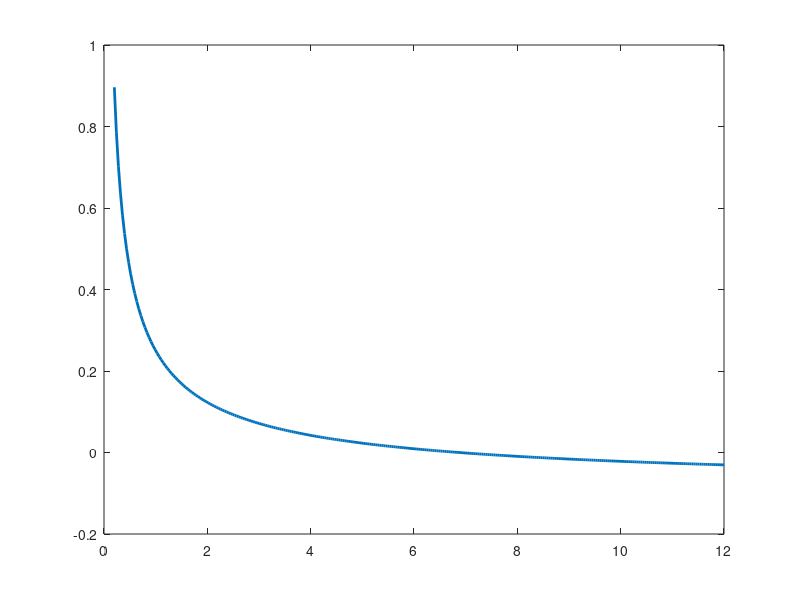

MATLAB code for this plot: (Note: this script raises an error after producing the figure.)
%[text] # Lecture 5: Investment and Capital Accumulation in MATLAB
%[text] **Companion to Lecture 5, 2026/2027.** This live script uses the two-period models from the lecture to study investment, capital demand, general equilibrium, productivity shocks, and the role of the intertemporal elasticity of substitution (IES).
%[text] Open this plain-text `.m` file in MATLAB's **Live Editor** and run the sections in order. It uses only base MATLAB.
%[text] The emphasis is on economic interpretation. Before running each comparative-static section, write down your prediction.
%
%[text] ## Learning goals
%[text] By the end of this exercise you should be able to:
%[text] - compute optimal investment in partial equilibrium;
%[text] - plot the capital-demand curve;
%[text] - compute the competitive-equilibrium allocation of the two-period economy;
%[text] - study productivity shocks numerically;
%[text] - understand why the response of investment to future productivity depends on the IES;
%[text] - solve the equilibrium numerically with `fzero`, without using the closed-form solution.

clear
clc
close all

%%
%[text] # 1. Investment in partial equilibrium
%[text] A representative firm produces with capital:
%[text] $Y_t=A_tF(K_t),\qquad F(K)=K^\alpha,\qquad 0<\alpha<1.$
%[text] Period-1 capital $K_1$ is predetermined. Capital evolves according to
%[text] $K_2=I_1+(1-d)K_1.$
%[text] The firm chooses $K_2$ to maximize the present discounted value of profits. The optimality condition is
%[text] $A_2F'(K_2)=r_1+d.$
%[text] With $F(K)=K^\alpha$,
%[text] $\alpha A_2K_2^{\alpha-1}=r_1+d,$
%[text] so optimal capital is
%[text] $K_2^\*=\left(\frac{\alpha A_2}{r_1+d}\right)^{1/(1-\alpha)}.$
%[text] Investment is then
%[text] $I_1^\*=K_2^\*-(1-d)K_1.$

% Parameters
alpha = 0.35;
A2 = 1.00;
r1 = 0.04;
d = 0.10;
K1 = 5;

% Optimal capital and investment
K2_star = (alpha * A2 / (r1 + d))^(1 / (1 - alpha));
I1_star = K2_star - (1 - d) * K1;

fprintf('PARTIAL EQUILIBRIUM\n')
fprintf('Optimal K2 = %.4f\n', K2_star)
fprintf('Optimal I1 = %.4f\n\n', I1_star)

%[text] **Question 1.** What happens to optimal capital and investment if the interest rate rises? What happens if future productivity $A_2$ rises? Explain using the marginal benefit and marginal cost of capital.

%%
%[text] ## 1.1 Plot the capital-demand curve
%[text] Rearranging the firm's optimality condition gives the capital-demand curve in $(K_2,r_1)$ space:
%[text] $r_1(K_2)=\alpha A_2K_2^{\alpha-1}-d.$
%[text] Because the marginal product of capital is diminishing, the curve slopes downward.

K2_grid = linspace(0.2, 12, 300);
r_demand = alpha * A2 .* K2_grid.^(alpha - 1) - d;

figure('Color', 'w')
plot(K2_grid, r_demand, 'LineWidth', 2)
yline(0, ':')
xlabel('Capital next period, K_2')
ylabel('Real interest rate, r_1')
title('Capital demand')
grid on

%[text] **Question 2.** Why does the capital-demand curve slope downward?
%[text] **Try it.** Change `A2` above from 1 to 1.2 and rerun this section. Does the curve shift in the direction you predicted?

%%
%[text] ## 1.2 Capital demand at different productivity levels
%[text] The next figure compares the demand curve for three values of future productivity.

A2_values = [0.8, 1.0, 1.2];

figure('Color', 'w')
hold on

for j = 1:length(A2_values)
    A2_j = A2_values(j);
    r_j = alpha * A2_j .* K2_grid.^(alpha - 1) - d;
    plot(K2_grid, r_j, 'LineWidth', 2, ...
        'DisplayName', sprintf('A_2 = %.1f', A2_j))
end

hold off
xlabel('Capital next period, K_2')
ylabel('Real interest rate, r_1')
title('Future productivity and capital demand')
legend('Location', 'best')
grid on

%[text] **Question 3.** Give an economic interpretation of the shift in capital demand when $A_2$ changes.

%%
%[text] # 2. Dynamic general equilibrium with capital accumulation
%[text] We now use the general-equilibrium model from Lecture 5. Production is linear:
%[text] $Y_t=A_tK_t.$
%[text] Depreciation is complete, so
%[text] $K_2=I_1.$
%[text] Preferences are CRRA:
%[text] $U(C_1)+\beta U(C_2),\qquad U(C)=\frac{C^{1-\sigma}-1}{1-\sigma}.$
%[text] The competitive equilibrium satisfies
%[text] $\frac{C_2}{C_1}=[\beta(1+r_1)]^{1/\sigma},$
%[text] $C_1+I_1=A_1K_1,$
%[text] $C_2=A_2K_2,$
%[text] $K_2=I_1,$
%[text] $1+r_1=A_2.$
%[text] The lecture derives the endogenous saving rate
%[text] $s(A_2)=\frac{1}{1+\left(\frac{1}{\beta A_2}\right)^{1/\sigma}A_2},$
%[text] and therefore
%[text] $I_1=s(A_2)Y_1,\qquad C_1=[1-s(A_2)]Y_1.$

% Baseline parameters
A1 = 1.00;
A2 = 1.05;
K1 = 1.00;
beta = 0.96;
sigma = 2.00;

% Current output
Y1 = A1 * K1;

% Endogenous saving rate
s = 1 / (1 + (1 / (beta * A2))^(1 / sigma) * A2);

% Equilibrium allocation
I1 = s * Y1;
K2 = I1;
C1 = (1 - s) * Y1;
Y2 = A2 * K2;
C2 = Y2;
r1 = A2 - 1;

equilibrium = table(C1, C2, I1, K2, Y1, Y2, r1, s, ...
    'VariableNames', {'C1','C2','I1','K2','Y1','Y2','r1','SavingRate'});
disp(equilibrium)

% Check the equilibrium conditions numerically
goods1_residual = C1 + I1 - Y1;
goods2_residual = C2 - Y2;
euler_residual = C2 / C1 - (beta * (1 + r1))^(1 / sigma);

fprintf('Equilibrium checks\n')
fprintf('Period-1 goods market residual = %.2e\n', goods1_residual)
fprintf('Period-2 goods market residual = %.2e\n', goods2_residual)
fprintf('Euler equation residual         = %.2e\n\n', euler_residual)

%[text] **Question 4.** Which equilibrium variable is pinned down directly by the firm's optimality condition? Which variables are then pinned down by household optimality and market clearing?

%%
%[text] # 3. A current productivity shock: changing A_1
%[text] We first vary current productivity $A_1$, keeping $A_2$, $\beta$, $\sigma$, and $K_1$ fixed.
%[text] **Before running the code:** predict what happens to $Y_1$, $C_1$, $I_1$, and $Y_2$ when $A_1$ rises.

A1_grid = linspace(0.7, 1.3, 100);

% The saving rate does not depend on A1
s_A1 = 1 / (1 + (1 / (beta * A2))^(1 / sigma) * A2);

Y1_A1 = A1_grid * K1;
I1_A1 = s_A1 * Y1_A1;
C1_A1 = (1 - s_A1) * Y1_A1;
Y2_A1 = A2 * I1_A1;

figure('Color', 'w')
plot(A1_grid, Y1_A1, 'LineWidth', 2)
hold on
plot(A1_grid, C1_A1, 'LineWidth', 2)
plot(A1_grid, I1_A1, 'LineWidth', 2)
plot(A1_grid, Y2_A1, 'LineWidth', 2)
hold off
xlabel('Current productivity, A_1')
ylabel('Equilibrium quantity')
title('Current productivity shock')
legend('Y_1', 'C_1', 'I_1', 'Y_2', 'Location', 'best')
grid on

%[text] **Question 5.** Are the responses proportional to $A_1$? Why does the saving rate remain unchanged?
%[text] **Economic interpretation:** a change in $A_1$ changes the total resources available today. The economy allocates those resources between current consumption and investment using the same saving rate.

%%
%[text] # 4. Future productivity and the IES
%[text] This is the central comparative-static exercise.
%[text] The intertemporal elasticity of substitution is
%[text] $\mathrm{IES}=1/\sigma.$
%[text] We vary future productivity $A_2$ and compare three values of $\sigma$:
%[text] - $\sigma=0.5$ gives IES $=2$;
%[text] - $\sigma=1$ gives log utility and IES $=1$;
%[text] - $\sigma=2$ gives IES $=0.5$.
%[text] **Before running the code:** for each value of $\sigma$, predict whether investment rises or falls when $A_2$ rises.

A2_grid = linspace(0.7, 1.3, 150);
sigma_values = [0.5, 1, 2];

Y1 = A1 * K1;

figure('Color', 'w')
hold on

for j = 1:length(sigma_values)
    sigma_j = sigma_values(j);

    s_grid = 1 ./ ...
        (1 + (1 ./ (beta .* A2_grid)).^(1 / sigma_j) .* A2_grid);

    I1_grid = s_grid * Y1;

    plot(A2_grid, I1_grid, 'LineWidth', 2, ...
        'DisplayName', sprintf('\\sigma = %.1f, IES = %.1f', ...
        sigma_j, 1 / sigma_j))
end

hold off
xlabel('Future productivity, A_2')
ylabel('Investment, I_1')
title('Future productivity, investment, and the IES')
legend('Location', 'best')
grid on

%[text] **Question 6.** Describe the three curves.
%[text] 1. What happens when $\sigma<1$?
%[text] 2. What happens when $\sigma=1$?
%[text] 3. What happens when $\sigma>1$?
%[text] **Question 7.** For the Lecture 5 case $\sigma>1$, explain why lower future productivity can lead to *higher* investment today even though the return on investment has fallen. Your explanation should use consumption smoothing.

%%
%[text] ## 4.1 The saving rate itself
%[text] The same mechanism can be seen directly by plotting $s(A_2)$.

figure('Color', 'w')
hold on

for j = 1:length(sigma_values)
    sigma_j = sigma_values(j);

    s_grid = 1 ./ ...
        (1 + (1 ./ (beta .* A2_grid)).^(1 / sigma_j) .* A2_grid);

    plot(A2_grid, s_grid, 'LineWidth', 2, ...
        'DisplayName', sprintf('\\sigma = %.1f', sigma_j))
end

hold off
xlabel('Future productivity, A_2')
ylabel('Saving rate, s(A_2)')
title('The endogenous saving rate')
legend('Location', 'best')
grid on

%[text] **Question 8.** In the Solow model the saving rate is exogenous. Here it is endogenous. Which preference and technology parameters determine it?

%%
%[text] # 5. Solve the equilibrium numerically with fzero
%[text] In simple models we often have a closed-form solution. In larger macroeconomic models we usually do not.
%[text] We now solve exactly the same equilibrium numerically.
%[text] Use
%[text] $C_1=Y_1-I_1,\qquad C_2=A_2I_1,\qquad 1+r_1=A_2.$
%[text] Substitute these expressions into the Euler equation:
%[text] $\frac{A_2I_1}{Y_1-I_1}=(\beta A_2)^{1/\sigma}.$
%[text] Define the difference between the two sides as a function of $I_1$ and find the value that makes the difference equal to zero.

% Restore the baseline parameters
A1 = 1.00;
A2 = 1.05;
K1 = 1.00;
beta = 0.96;
sigma = 2.00;

Y1 = A1 * K1;

% Equation whose root is equilibrium investment
investment_residual = @(I) ...
    A2 .* I ./ (Y1 - I) - (beta * A2)^(1 / sigma);

% Consumption must be positive, so equilibrium investment lies between 0 and Y1
I_lo = 1e-8;
I_hi = Y1 - 1e-8;

I1_numerical = fzero(investment_residual, [I_lo, I_hi]);

% Recover the remaining equilibrium quantities
K2_numerical = I1_numerical;
C1_numerical = Y1 - I1_numerical;
Y2_numerical = A2 * K2_numerical;
C2_numerical = Y2_numerical;
r1_numerical = A2 - 1;

% Closed-form investment for comparison
s_closed = 1 / (1 + (1 / (beta * A2))^(1 / sigma) * A2);
I1_closed = s_closed * Y1;

fprintf('NUMERICAL EQUILIBRIUM\n')
fprintf('I1 from fzero       = %.10f\n', I1_numerical)
fprintf('I1 from closed form = %.10f\n', I1_closed)
fprintf('Difference          = %.2e\n', I1_numerical - I1_closed)
fprintf('Euler residual      = %.2e\n\n', investment_residual(I1_numerical))

%[text] **Question 9.** Why is the interval $(0,Y_1)$ a natural search interval for `fzero`?
%[text] **Question 10.** Why is this numerical method useful even though this particular model has a closed-form solution?

%%
%[text] # 6. Optional challenge: diminishing returns to capital
%[text] Replace the linear technology by
%[text] $Y_t=A_tK_t^\alpha,\qquad 0<\alpha<1,$
%[text] while keeping full depreciation. The planner (and competitive equilibrium allocation) satisfies
%[text] $C_1+K_2=A_1K_1^\alpha,$
%[text] $C_2=A_2K_2^\alpha,$
%[text] and the Euler equation
%[text] $U'(C_1)=\beta A_2\alpha K_2^{\alpha-1}U'(C_2).$
%[text] There is no need to derive a closed-form solution. Solve for $K_2$ using `fzero`.

alpha = 0.35;
A1 = 1.00;
A2 = 1.05;
K1 = 1.00;
beta = 0.96;
sigma = 2.00;

Y1 = A1 * K1^alpha;

euler_K2 = @(K2) ...
    (Y1 - K2).^(-sigma) ...
    - beta * A2 * alpha .* K2.^(alpha - 1) ...
    .* (A2 .* K2.^alpha).^(-sigma);

K2_lo = 1e-6;
K2_hi = Y1 - 1e-6;

K2_diminishing = fzero(euler_K2, [K2_lo, K2_hi]);

C1_diminishing = Y1 - K2_diminishing;
C2_diminishing = A2 * K2_diminishing^alpha;

fprintf('OPTIONAL DIMINISHING-RETURNS MODEL\n')
fprintf('K2 = %.6f\n', K2_diminishing)
fprintf('C1 = %.6f\n', C1_diminishing)
fprintf('C2 = %.6f\n', C2_diminishing)
fprintf('Euler residual = %.2e\n', euler_K2(K2_diminishing))

%[text] **Challenge question.** Repeat the future-productivity experiment from Section 4 in this diminishing-returns economy. Does the role of the IES remain visible?
%
%[text] # Takeaway
%[text] MATLAB lets us move from a model's equilibrium conditions to quantitative comparative statics. In this lecture the closed-form solution is useful because it makes the economics transparent. The `fzero` exercise shows the method we will need when closed-form solutions are no longer available.

%[appendix]{"version":"1.0"}
%---
%[metadata:view]
%   data: {"layout":"inline","rightPanelPercent":35}
%---
